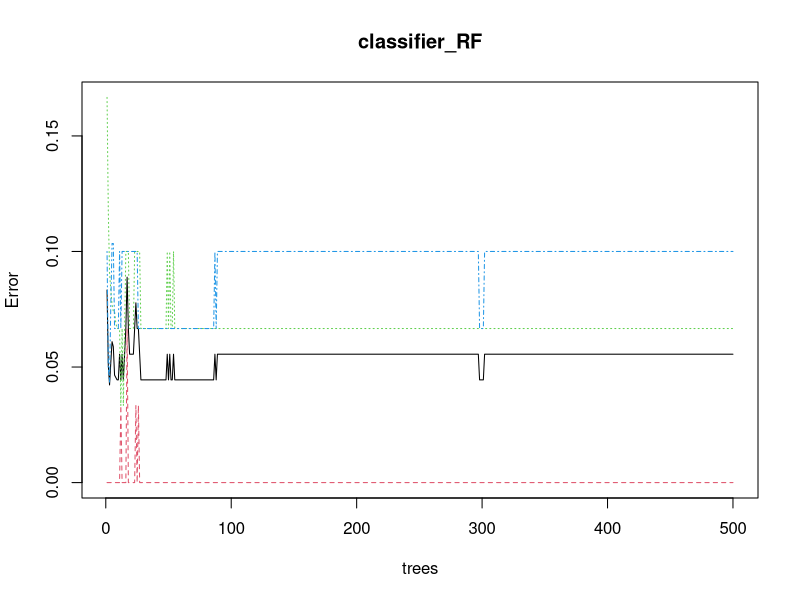
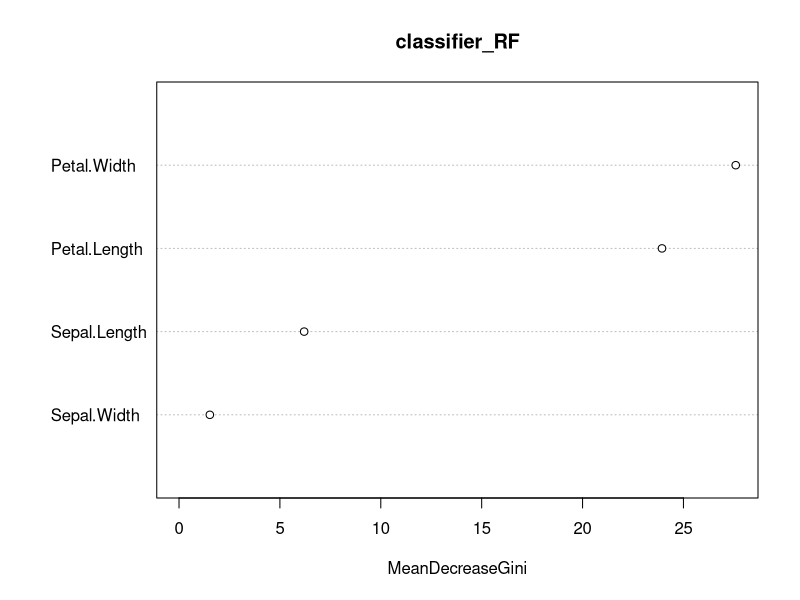

Source code (R) for these figures, in order:
data(iris)
str(iris)

#install.packages("caTools")
#install.packages("randomForest")
library(caTools)
library(randomForest)

split = sample.split(iris, SplitRatio = 0.7)

training_data = subset(iris, split == TRUE)
testing_data = subset(iris, split == FALSE)

# Fitting Random Forest to the train dataset
# What does seed function do in R?
# seed() function in R is used to create reproducible results when 
# writing code that involves creating variables that take on random values.
set.seed(120) # Setting seed
classifier_RF = randomForest(x = training_data[-5], y = training_data$Species, ntree = 500)
classifier_RF

# Predicting the Test set results
y_pred = predict(classifier_RF, testing_data[-5])

# Confusion Matrix
table(testing_data$Species, y_pred)

plot(classifier_RF)        # Plotting model
importance(classifier_RF)  # Importance plot
varImpPlot(classifier_RF)  # Variable importance plot
